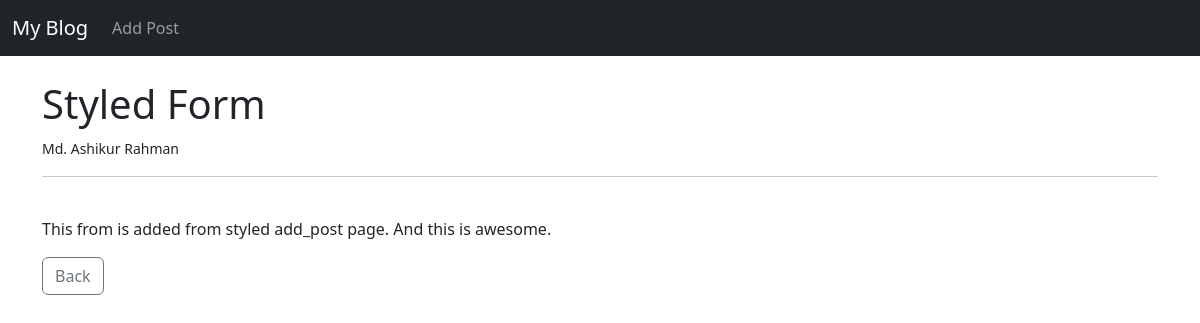
/article/7, run on the app's committed database.
### theblog/models.py (models this page shows, shortened)
class Post(models.Model):
    title = models.CharField(max_length=255)
    title_tag = models.CharField(max_length=255)
    author = models.ForeignKey(User, on_delete=models.CASCADE)
    body = models.TextField()

### theblog/views.py (the view)
# urls.py: path("article/<int:pk>", views.ArticleDetailView.as_view(), name="article-detail"),
class ArticleDetailView(DetailView):
    model = Post
    template_name = "article_details.html"

### theblog/templates/article_details.html (shortened to what this page needs)
{% extends 'base.html' %}
{% block content %}
<h1>{{post.title}}</h1>
<small>
    {{post.author.first_name}} {{post.author.last_name}}
</small>
<br>
<hr><br>
<p>
    {{post.body}}
</p>
<a href="{% url 'home' %}" class="btn btn-outline-secondary">
    Back
</a>
{% endblock %}

### data on the page
Post: title "Styled Form", author.first_name "Md. Ashikur", author.last_name "Rahman", body "This from is added from styled add_post page. And this is awesome."
